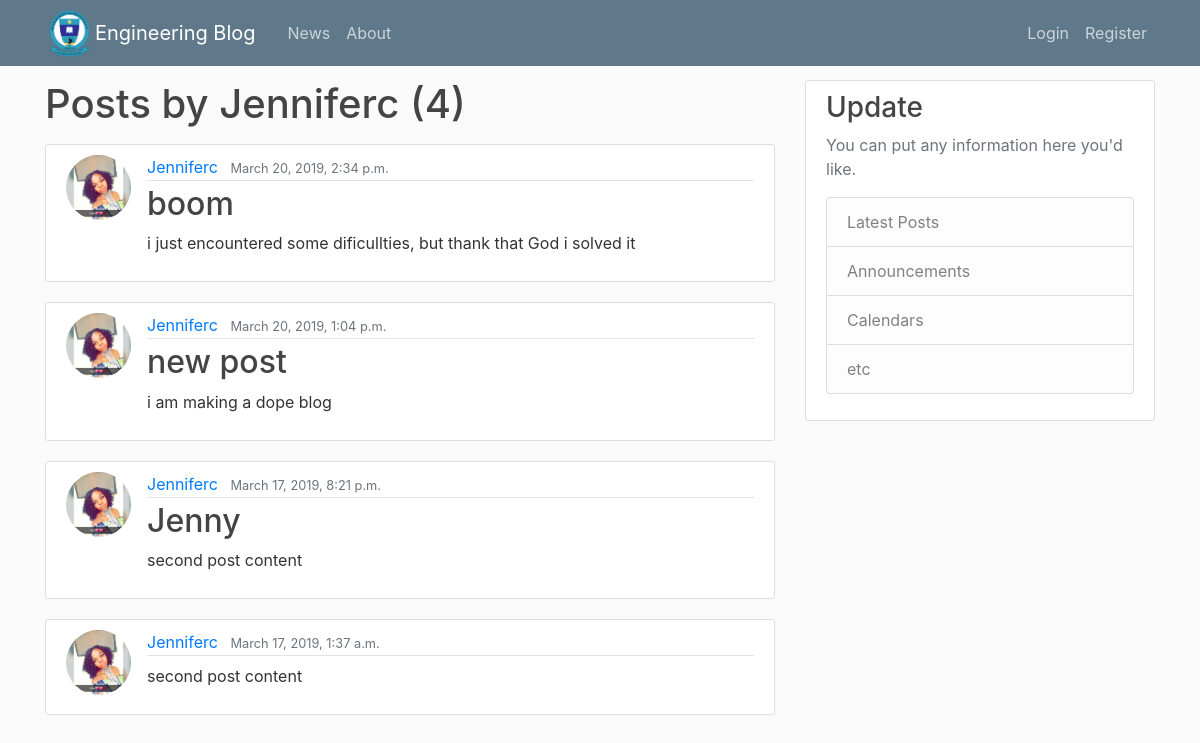
Page /user/Jenniferc on the earlier database version.
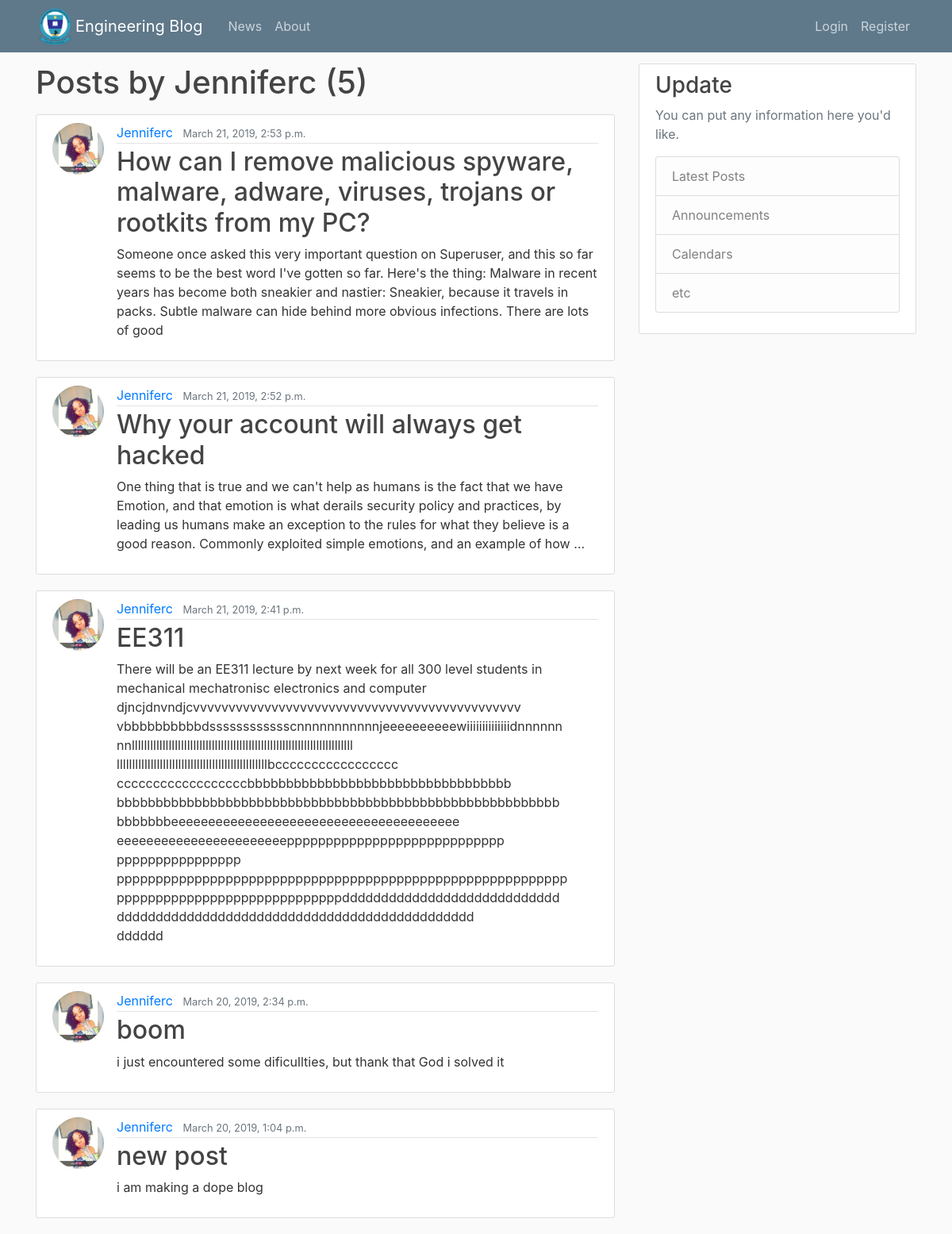
Same page on the later database version.
### pages/models.py (models this page shows, shortened)
class Post(models.Model):
    tittle = models.CharField(max_length=100)
    content = models.TextField()
    date_posted = models.DateTimeField(auto_now_add=True)
    author = models.ForeignKey(User, on_delete=models.CASCADE)

### users/models.py (models this page shows)
class Profile(models.Model):
    user =  models.OneToOneField(User, on_delete = models.CASCADE)
    image = models.ImageField(default='default.jpg', upload_to = 'profile_pics')

### pages/views.py (the view)
# urls.py: path('user/<str:username>', UserPostListView.as_view(), name="user-posts"),
class UserPostListView(ListView):
     model = Post
     template_name='user_posts.html'
     context_object_name='posts'
     ordering=['-date_posted']
     paginate_by = 5
     def get_queryset(self):
         user = get_object_or_404(User, username=self.kwargs.get('username'))
         return Post.objects.filter(author=user).order_by('-date_posted')

### pages/Templates/user_posts.html (shortened to what this page needs)
{% extends "base.html"%}
{% block content %}
<h1 class="mb-3">Posts by {{view.kwargs.username}}  ({{page_obj.paginator.count}})</h1>
    {% for post in posts %}
           <article class="media content-section">
             <img class="rounded-circle article-img" src="{{post.author.profile.image.url}}">
               <div class="media-body">
                 <div class="article-metadata">
                   <a class="mr-2" href="{% url 'user-posts' post.author.username %}">{{ post.author }}</a>
                   <small class="text-muted">{{ post.date_posted }}</small>
                  </div>
                 <h2><a class="article-title" href="{% url 'post-detail' post.id %}">{{ post.tittle }}</a></h2>
                <p class="article-content">{{ post.content }}</p>
               </div>
           </article>
    {% endfor %}
{% endblock content %}

### pages/Templates/base.html (shortened to what this page needs)
{% load static%}
<!DOCTYPE html>
<html>
  <head>
    <link rel="stylesheet" href="https://stackpath.bootstrapcdn.com/bootstrap/4.3.1/css/bootstrap.min.css">
    <link rel="stylesheet" type="text/css" href="https://cdnjs.cloudflare.com/ajax/libs/font-awesome/4.7.0/css/font-awesome.min.css">
    <link rel="stylesheet" type="text/css" href="">
  </head>
  <body>
      <header class="site-header">
          <nav class="navbar navbar-expand-md navbar-dark bg-steel fixed-top">
            <div class="container">
              <img class="block" src="{% static 'images/atbu_logo.png'%}"/>
              <a class="navbar-brand mr-4" href="/">Engineering Blog</a>
              <div class="collapse navbar-collapse" id="navbarToggle">
                <div class="navbar-nav mr-auto">
                  <a class="nav-item nav-link" href="{% url 'blog-home'%}">News</a>
                  <a class="nav-item nav-link" href="{% url 'blog-about'%}">About</a>
                </div>
                <div class="navbar-nav">
                  {% if user.is_authenticated %}
                  <a class="nav-item nav-link" href="{%url 'post-create'%}">New Post</a>
                  <a class="nav-item nav-link" href="{%url 'profile'%}">my profile</a>
                  <a class="nav-item nav-link" href="{%url 'logout'%}">Logout</a>
                  {% else %}
                     <a class="nav-item nav-link" href="{%url 'login'%}">Login</a>
                    <a class="nav-item nav-link" href="{%url 'register'%}">Register</a>
                  {%endif%}
                </div>
              </div>
            </div>
          </nav>
        </header>
    <main role="main" class="container">
        <div class="row">
          <div class="col-md-8">
            {% block content %}{% endblock %}
          </div>
          <div class="col-md-4">
            <div class="content-section">
              <h3>Update</h3>
              <p class='text-muted'>You can put any information here you'd like.
                <ul class="list-group">
                  <li class="list-group-item list-group-item-light">Latest Posts</li>
                  <li class="list-group-item list-group-item-light">Announcements</li>
                  <li class="list-group-item list-group-item-light">Calendars</li>
                  <li class="list-group-item list-group-item-light">etc</li>
                </ul>
              </p>
            </div>
          </div>
        </div>
      </main>
  </body>
</html>

### pages/Templates/base.html (style rules this page uses)
body { background: #fafafa; color: #333333; margin-top: 5rem; }
h1, h2, h3, h4, h5, h6 { color: #444444; }
ul { margin: 0; }
.bg-steel { background-color: #5f788a; }
.site-header .navbar-nav .nav-link { color: #cbd5db; }
.content-section { background: #ffffff; padding: 10px 20px; border: 1px solid #dddddd; border-radius: 3px; margin-bottom: 20px; }
.article-title { color: #444444; }
.article-content { white-space: pre-line; }
.article-img { height: 65px; width: 65px; margin-right: 16px; }
.article-metadata { padding-bottom: 1px; margin-bottom: 4px; border-bottom: 1px solid #e3e3e3 }
.block { width:50px; height: 50x; }

Differences in the rows shown:
removed Post: author.profile.image (picture), author "Jenniferc", date_posted "March 17, 2019, 8:21 p.m.", tittle "Jenny", content "second post content"
removed Post: author.profile.image (picture), author "Jenniferc", date_posted "March 17, 2019, 1:37 a.m.", content "second post content"
added Post: author.profile.image (picture), author "Jenniferc", date_posted "March 21, 2019, 2:53 p.m.", tittle "How can I remove malicious spyware, malware, adware, viruses, trojans or rootkits from my PC?", content "Someone once asked this very important question on Superuser, and this so far seems to be the best word I've gotten so far. Here's the thing: Malware in recent years has become both sneakier and nastier: Sneakier, because it travels in packs. Subtle malware can hide behind more obvious infections. There are lots of good"
added Post: author.profile.image (picture), author "Jenniferc", date_posted "March 21, 2019, 2:52 p.m.", tittle "Why your account will always get hacked", content "One thing that is true and we can't help as humans is the fact that we have Emotion, and that emotion is what derails security policy and practices, by leading us humans make an exception to the rules for what they believe is a good reason. Commonly exploited simple emotions, and an example of how …"
added Post: author.profile.image (picture), author "Jenniferc", date_posted "March 21, 2019, 2:41 p.m.", tittle "EE311", content "There will be an EE311 lecture by next week for all 300 level students in mechanical mechatronisc electronics and computer djncjdnvndjcvvvvvvvvvvvvvvvvvvvvvvvvvvvvvvvvvvvvvvvvvvvvvv vbbbbbbbbbbdsssssssssssscnnnnnnnnnnnjeeeeeeeeeewiiiiiiiiiiiiiidnnnnnn nnllllllllllllllllllllllllllllllllllllllllllllllllllllllllllllllllllllllll lllllllllllllllllllllllllllllllllllllllllllllllllbccccccccccccccccc ccccccccccccccccccbbbbbbbbbbbbbbbbbbbbbbbbbbbbbbbbbb bbbbbbbbbbbbbbbbbbbbbbbbbbbbbbbbbbbbbbbbbbbbbbbbbbbbbbbbb bbbbbbbeeeeeeeeeeeeeeeeeeeeeeeeeeeeeeeeeeeeeee eeeeeeeeeeeeeeeeeeeeeeepppppppppppppppppppppppppppp pppppppppppppppp pppppppppppppppppppppppppppppppppppppppppppppppppppppppppp…"
Other differences:
{{ page_obj.paginator.count }}: "4" → "5"
